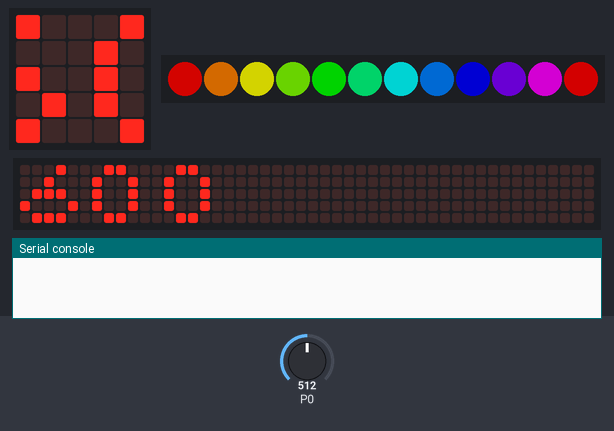
Bench run of a program on a simulated BBC micro:bit (MakeCode). Parts: the board's 5×5 LED display, 12 RGB LEDs in strip order, left to right, a strip that is not on the board, showing the scrolling text unrolled, the last lines printed to the serial console. Inputs (shaded band) come from the test bench; at power-on: P0 = 512 (analog values on the 0–1023 scale). Dim RGB values are drawn brighter than linear; the 48×5 strip is a reading aid, not a part: it shows the text the display is scrolling, unrolled, one strip-width of it at a time.

Above: at 1.87 s.
1.9 s: P0 set to 415
6.4 s: P0 set to 393
At 7.91 s:
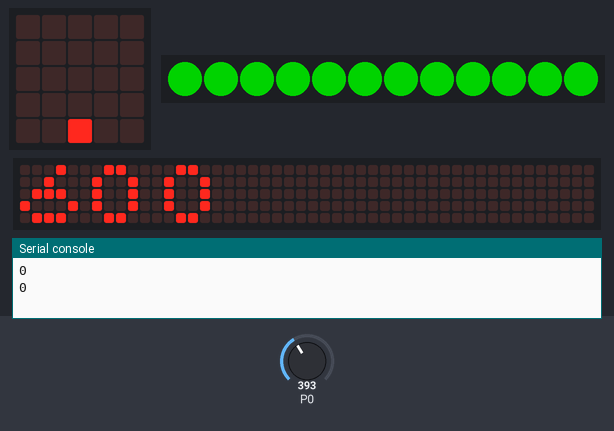
10.9 s: P0 set to 410
At 14.84 s:
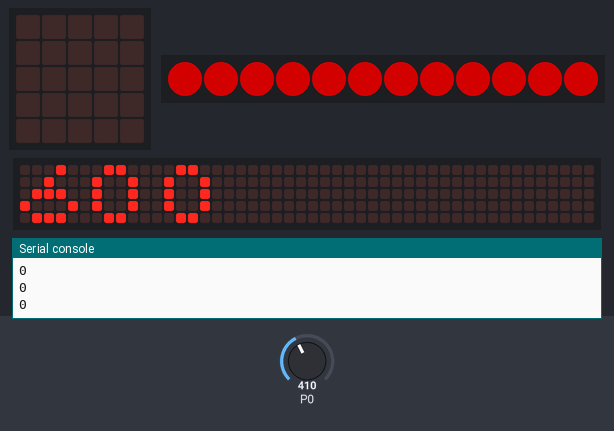
15.4 s: P0 set to 390
At 18.93 s:
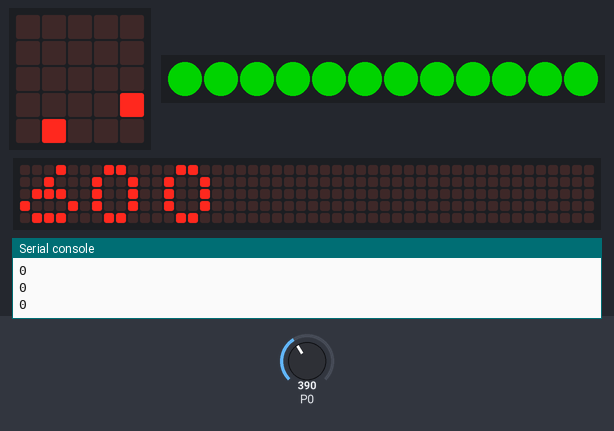

Measured:
- the behaviour switches between 401 and 400 on P0 (found by bisection; images 0 and 1)
- after the input at 6.4 s, the display: first differs from a run without the input after 1.4 s (image 1 shows a later state)
- after the input at 10.9 s, the display: first differs from a run without the input after 0.54 s (image 2 shows a later state)
- after the input at 15.4 s, the display: first differs from a run without the input after 3.3 s (image 3 shows a later state)
- what the display in image 2 shows lasts 0.5 s, from 14.6 s to 15.1 s

The program:

main.ts
```typescript
let recal = 0
basic.showIcon(IconNames.Heart)
let strip = neopixel.create(DigitalPin.P2, 12, NeoPixelMode.RGB)
let gaslevel = pins.analogReadPin(AnalogReadWritePin.P0)
gaslevel = 600
strip.showRainbow(1, 360)
basic.forever(function () {
    basic.showString("" + (gaslevel))
    if (pins.analogReadPin(AnalogReadWritePin.P0) <= 400) {
        strip.showColor(neopixel.colors(NeoPixelColors.Green))
        recal = 800
        led.plotBarGraph(
        pins.map(
        gaslevel,
        600,
        recal,
        0,
        1023
        ),
        1023
        )
    } else {
        strip.showColor(neopixel.colors(NeoPixelColors.Red))
        led.plotBarGraph(
        pins.map(
        gaslevel,
        600,
        recal,
        0,
        1023
        ),
        1023
        )
    }
})
```

test.ts
```typescript
// 在這裡測試；當此封包作為擴充功能時，將不會編譯此內容。
```
